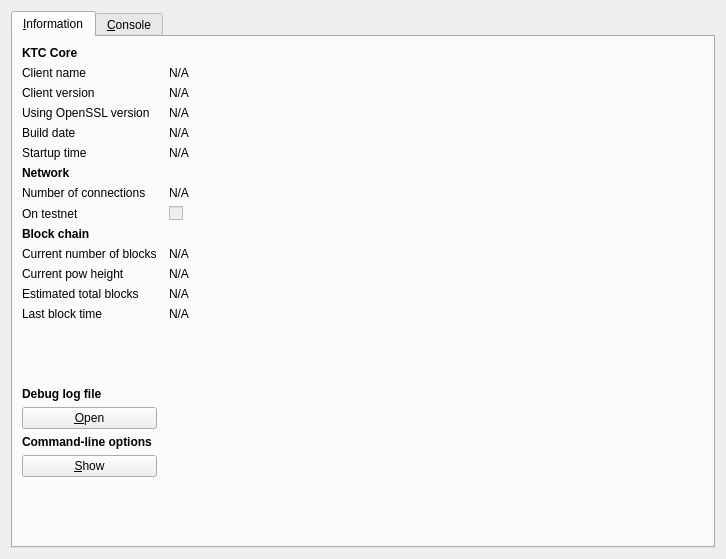
<?xml version="1.0" encoding="UTF-8"?>
<ui version="4.0">
 <class>RPCConsole</class>
 <widget class="QDialog" name="RPCConsole">
  <property name="geometry">
   <rect>
    <x>0</x>
    <y>0</y>
    <width>726</width>
    <height>559</height>
   </rect>
  </property>
  <property name="windowTitle">
   <string>KTC - Debug window</string>
  </property>
  <layout class="QHBoxLayout" name="horizontalLayout_2">
   <item>
    <widget class="QTabWidget" name="tabWidget">
     <property name="currentIndex">
      <number>0</number>
     </property>
     <widget class="QWidget" name="tab_info">
      <attribute name="title">
       <string>&amp;Information</string>
      </attribute>
      <layout class="QGridLayout" name="gridLayout" columnstretch="0,1">
       <property name="horizontalSpacing">
        <number>12</number>
       </property>
       <item row="8" column="0">
        <widget class="QLabel" name="label_8">
         <property name="text">
          <string>On testnet</string>
         </property>
        </widget>
       </item>
       <item row="12" column="0">
        <widget class="QLabel" name="label_4">
         <property name="text">
          <string>Estimated total blocks</string>
         </property>
        </widget>
       </item>
       <item row="10" column="0">
        <widget class="QLabel" name="label_3">
         <property name="text">
          <string>Current number of blocks</string>
         </property>
        </widget>
       </item>
       <item row="10" column="1">
        <widget class="QLabel" name="numberOfBlocks">
         <property name="cursor">
          <cursorShape>IBeamCursor</cursorShape>
         </property>
         <property name="text">
          <string>N/A</string>
         </property>
         <property name="textFormat">
          <enum>Qt::PlainText</enum>
         </property>
         <property name="textInteractionFlags">
          <set>Qt::LinksAccessibleByMouse|Qt::TextSelectableByKeyboard|Qt::TextSelectableByMouse</set>
         </property>
        </widget>
       </item>
       <item row="14" column="0">
        <spacer name="verticalSpacer_2">
         <property name="orientation">
          <enum>Qt::Vertical</enum>
         </property>
         <property name="sizeHint" stdset="0">
          <size>
           <width>20</width>
           <height>20</height>
          </size>
         </property>
        </spacer>
       </item>
       <item row="15" column="0">
        <widget class="QLabel" name="labelDebugLogfile">
         <property name="font">
          <font>
           <weight>75</weight>
           <bold>true</bold>
          </font>
         </property>
         <property name="text">
          <string>Debug log file</string>
         </property>
        </widget>
       </item>
       <item row="12" column="1">
        <widget class="QLabel" name="totalBlocks">
         <property name="cursor">
          <cursorShape>IBeamCursor</cursorShape>
         </property>
         <property name="text">
          <string>N/A</string>
         </property>
         <property name="textFormat">
          <enum>Qt::PlainText</enum>
         </property>
         <property name="textInteractionFlags">
          <set>Qt::LinksAccessibleByMouse|Qt::TextSelectableByKeyboard|Qt::TextSelectableByMouse</set>
         </property>
        </widget>
       </item>
       <item row="13" column="1">
        <widget class="QLabel" name="lastBlockTime">
         <property name="cursor">
          <cursorShape>IBeamCursor</cursorShape>
         </property>
         <property name="text">
          <string>N/A</string>
         </property>
         <property name="textFormat">
          <enum>Qt::PlainText</enum>
         </property>
         <property name="textInteractionFlags">
          <set>Qt::LinksAccessibleByMouse|Qt::TextSelectableByKeyboard|Qt::TextSelectableByMouse</set>
         </property>
        </widget>
       </item>
       <item row="13" column="0">
        <widget class="QLabel" name="label_2">
         <property name="text">
          <string>Last block time</string>
         </property>
        </widget>
       </item>
       <item row="17" column="0">
        <widget class="QLabel" name="labelCLOptions">
         <property name="font">
          <font>
           <weight>75</weight>
           <bold>true</bold>
          </font>
         </property>
         <property name="text">
          <string>Command-line options</string>
         </property>
        </widget>
       </item>
       <item row="16" column="0">
        <widget class="QPushButton" name="openDebugLogfileButton">
         <property name="toolTip">
          <string>Open the KTC debug log file from the current data directory. This can take a few seconds for large log files.</string>
         </property>
         <property name="text">
          <string>&amp;Open</string>
         </property>
         <property name="autoDefault">
          <bool>false</bool>
         </property>
        </widget>
       </item>
       <item row="18" column="0">
        <widget class="QPushButton" name="showCLOptionsButton">
         <property name="toolTip">
          <string>Show the KTC-Qt help message to get a list with possible KTC command-line options.</string>
         </property>
         <property name="text">
          <string>&amp;Show</string>
         </property>
         <property name="autoDefault">
          <bool>false</bool>
         </property>
        </widget>
       </item>
       <item row="19" column="0">
        <spacer name="verticalSpacer">
         <property name="orientation">
          <enum>Qt::Vertical</enum>
         </property>
         <property name="sizeHint" stdset="0">
          <size>
           <width>20</width>
           <height>40</height>
          </size>
         </property>
        </spacer>
       </item>
       <item row="0" column="0">
        <widget class="QLabel" name="label_9">
         <property name="font">
          <font>
           <weight>75</weight>
           <bold>true</bold>
          </font>
         </property>
         <property name="text">
          <string>KTC Core</string>
         </property>
        </widget>
       </item>
       <item row="1" column="0">
        <widget class="QLabel" name="label_5">
         <property name="text">
          <string>Client name</string>
         </property>
        </widget>
       </item>
       <item row="2" column="1">
        <widget class="QLabel" name="clientVersion">
         <property name="cursor">
          <cursorShape>IBeamCursor</cursorShape>
         </property>
         <property name="text">
          <string>N/A</string>
         </property>
         <property name="textFormat">
          <enum>Qt::PlainText</enum>
         </property>
         <property name="textInteractionFlags">
          <set>Qt::LinksAccessibleByMouse|Qt::TextSelectableByKeyboard|Qt::TextSelectableByMouse</set>
         </property>
        </widget>
       </item>
       <item row="3" column="0">
        <widget class="QLabel" name="label_14">
         <property name="text">
          <string>Using OpenSSL version</string>
         </property>
         <property name="indent">
          <number>-1</number>
         </property>
        </widget>
       </item>
       <item row="1" column="1">
        <widget class="QLabel" name="clientName">
         <property name="cursor">
          <cursorShape>IBeamCursor</cursorShape>
         </property>
         <property name="text">
          <string>N/A</string>
         </property>
         <property name="textFormat">
          <enum>Qt::PlainText</enum>
         </property>
         <property name="textInteractionFlags">
          <set>Qt::LinksAccessibleByMouse|Qt::TextSelectableByKeyboard|Qt::TextSelectableByMouse</set>
         </property>
        </widget>
       </item>
       <item row="2" column="0">
        <widget class="QLabel" name="label_6">
         <property name="text">
          <string>Client version</string>
         </property>
        </widget>
       </item>
       <item row="4" column="1">
        <widget class="QLabel" name="buildDate">
         <property name="cursor">
          <cursorShape>IBeamCursor</cursorShape>
         </property>
         <property name="text">
          <string>N/A</string>
         </property>
         <property name="textFormat">
          <enum>Qt::PlainText</enum>
         </property>
         <property name="textInteractionFlags">
          <set>Qt::LinksAccessibleByMouse|Qt::TextSelectableByKeyboard|Qt::TextSelectableByMouse</set>
         </property>
        </widget>
       </item>
       <item row="5" column="0">
        <widget class="QLabel" name="label_13">
         <property name="text">
          <string>Startup time</string>
         </property>
        </widget>
       </item>
       <item row="3" column="1">
        <widget class="QLabel" name="openSSLVersion">
         <property name="cursor">
          <cursorShape>IBeamCursor</cursorShape>
         </property>
         <property name="text">
          <string>N/A</string>
         </property>
         <property name="textFormat">
          <enum>Qt::PlainText</enum>
         </property>
         <property name="textInteractionFlags">
          <set>Qt::LinksAccessibleByMouse|Qt::TextSelectableByKeyboard|Qt::TextSelectableByMouse</set>
         </property>
        </widget>
       </item>
       <item row="4" column="0">
        <widget class="QLabel" name="label_12">
         <property name="text">
          <string>Build date</string>
         </property>
        </widget>
       </item>
       <item row="8" column="1">
        <widget class="QCheckBox" name="isTestNet">
         <property name="enabled">
          <bool>false</bool>
         </property>
         <property name="text">
          <string/>
         </property>
        </widget>
       </item>
       <item row="5" column="1">
        <widget class="QLabel" name="startupTime">
         <property name="cursor">
          <cursorShape>IBeamCursor</cursorShape>
         </property>
         <property name="text">
          <string>N/A</string>
         </property>
         <property name="textFormat">
          <enum>Qt::PlainText</enum>
         </property>
         <property name="textInteractionFlags">
          <set>Qt::LinksAccessibleByMouse|Qt::TextSelectableByKeyboard|Qt::TextSelectableByMouse</set>
         </property>
        </widget>
       </item>
       <item row="7" column="0">
        <widget class="QLabel" name="label_7">
         <property name="text">
          <string>Number of connections</string>
         </property>
        </widget>
       </item>
       <item row="9" column="0">
        <widget class="QLabel" name="label_10">
         <property name="font">
          <font>
           <weight>75</weight>
           <bold>true</bold>
          </font>
         </property>
         <property name="text">
          <string>Block chain</string>
         </property>
        </widget>
       </item>
       <item row="7" column="1">
        <widget class="QLabel" name="numberOfConnections">
         <property name="cursor">
          <cursorShape>IBeamCursor</cursorShape>
         </property>
         <property name="text">
          <string>N/A</string>
         </property>
         <property name="textFormat">
          <enum>Qt::PlainText</enum>
         </property>
         <property name="textInteractionFlags">
          <set>Qt::LinksAccessibleByMouse|Qt::TextSelectableByKeyboard|Qt::TextSelectableByMouse</set>
         </property>
        </widget>
       </item>
       <item row="6" column="0">
        <widget class="QLabel" name="label_11">
         <property name="font">
          <font>
           <weight>75</weight>
           <bold>true</bold>
          </font>
         </property>
         <property name="text">
          <string>Network</string>
         </property>
        </widget>
       </item>
       <item row="11" column="0">
        <widget class="QLabel" name="label_15">
         <property name="text">
          <string>Current pow height</string>
         </property>
        </widget>
       </item>
       <item row="11" column="1">
        <widget class="QLabel" name="numberOfPow">
         <property name="cursor">
          <cursorShape>IBeamCursor</cursorShape>
         </property>
         <property name="text">
          <string>N/A</string>
         </property>
         <property name="textFormat">
          <enum>Qt::PlainText</enum>
         </property>
         <property name="textInteractionFlags">
          <set>Qt::LinksAccessibleByMouse|Qt::TextSelectableByKeyboard|Qt::TextSelectableByMouse</set>
         </property>
        </widget>
       </item>
      </layout>
     </widget>
     <widget class="QWidget" name="tab_console">
      <attribute name="title">
       <string>&amp;Console</string>
      </attribute>
      <layout class="QVBoxLayout" name="verticalLayout_3">
       <property name="spacing">
        <number>3</number>
       </property>
       <item>
        <widget class="QTextEdit" name="messagesWidget">
         <property name="minimumSize">
          <size>
           <width>0</width>
           <height>100</height>
          </size>
         </property>
         <property name="readOnly">
          <bool>true</bool>
         </property>
         <property name="tabKeyNavigation" stdset="0">
          <bool>false</bool>
         </property>
         <property name="columnCount" stdset="0">
          <number>2</number>
         </property>
        </widget>
       </item>
       <item>
        <layout class="QHBoxLayout" name="horizontalLayout">
         <property name="spacing">
          <number>3</number>
         </property>
         <item>
          <widget class="QLabel" name="label">
           <property name="text">
            <string notr="true">&gt;</string>
           </property>
          </widget>
         </item>
         <item>
          <widget class="QLineEdit" name="lineEdit"/>
         </item>
         <item>
          <widget class="QPushButton" name="clearButton">
           <property name="maximumSize">
            <size>
             <width>24</width>
             <height>24</height>
            </size>
           </property>
           <property name="toolTip">
            <string>Clear console</string>
           </property>
           <property name="text">
            <string/>
           </property>
           <property name="icon">
            <iconset resource="../bitcoin.qrc">
             <normaloff>:/icons/remove</normaloff>:/icons/remove</iconset>
           </property>
           <property name="shortcut">
            <string notr="true">Ctrl+L</string>
           </property>
           <property name="autoDefault">
            <bool>false</bool>
           </property>
          </widget>
         </item>
        </layout>
       </item>
      </layout>
     </widget>
    </widget>
   </item>
  </layout>
 </widget>
 <resources>
  <include location="../bitcoin.qrc"/>
 </resources>
 <connections/>
</ui>
